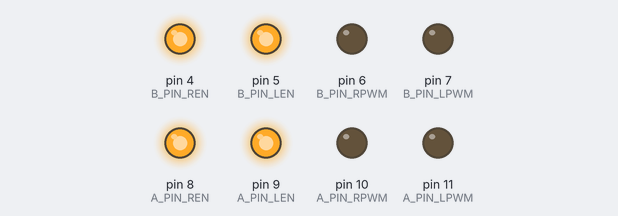
A sketch run on a simulated Arduino Uno, built with avr-gcc and run on an emulated ATmega328P. Parts: output pins drawn as LEDs (lit = HIGH). Random numbers use the default seed unless the sketch sets one; what the sketch prints to the serial monitor is not drawn.

Above: at 0.3 s.
Timing chart, 0 to 1.8 s (numbered marks = the images above):
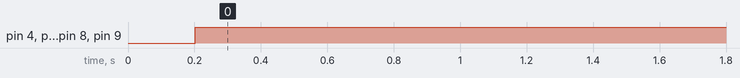

Measured:
- by itself, pin 4 (B_PIN_REN), pin 5 (B_PIN_LEN), pin 8 (A_PIN_REN), pin 9 (A_PIN_LEN): LOW → HIGH at 0.20 s

The sketch:

main_controller.ino
```cpp
#include <math.h>

// =========================================================
// 1. 하드웨어 핀 설정
// =========================================================
// --- Driver A (Group 1: Sensor 1, 2) ---
const int A_PIN_RPWM = 10;
const int A_PIN_LPWM = 11;
const int A_PIN_REN  = 8;
const int A_PIN_LEN  = 9;

// --- Driver B (Group 2: Sensor 3, 4, 5) ---
const int B_PIN_RPWM = 6;
const int B_PIN_LPWM = 7;
const int B_PIN_REN  = 4;
const int B_PIN_LEN  = 5;

// =========================================================
// 2. 제어 및 시뮬레이션 변수
// =========================================================
double Kp = 10.0; // 반응성 조절 (크면 PWM이 빨리 올라감)

struct GroupControl {
  String mode;        // "COOLING", "HEATING", "OFF"
  double targetTemp;  // 목표 온도
  double currentSimTemp; // 가상 현재 온도 (시뮬레이션 값)
  int currentPWM;     // 현재 출력 중인 PWM
};

GroupControl groups[2]; // Group 0(A), Group 1(B)

// 5개 센서의 가상 값을 저장할 배열
double simulatedSensors[5];

// 시뮬레이션 상수
const double AMBIENT_TEMP = 30.0; // 기본 체온/실온 가정
const double AMBIENT_TEMP_COOLING = 30.0;
const double AMBIENT_TEMP_HEATING = 26.0;
const double TEMP_FACTOR = 0.15;  // PWM 1당 온도 변화량 (데이터 기반: 100PWM -> 15도 변화)
const double SMOOTHING = 0.1;     // 온도 변화 부드러움 정도 (0.0 ~ 1.0)

const int LOOP_INTERVAL = 200;
unsigned long lastLoopTime = 0;

void setup() {
  Serial.begin(9600);

  // 핀 설정
  pinMode(A_PIN_RPWM, OUTPUT); pinMode(A_PIN_LPWM, OUTPUT);
  pinMode(A_PIN_REN, OUTPUT);  pinMode(A_PIN_LEN, OUTPUT);
  pinMode(B_PIN_RPWM, OUTPUT); pinMode(B_PIN_LPWM, OUTPUT);
  pinMode(B_PIN_REN, OUTPUT);  pinMode(B_PIN_LEN, OUTPUT);

  // 초기화
  for(int i=0; i<2; i++) {
    groups[i].mode = "OFF";
    groups[i].targetTemp = 24.0; // 초기 목표값
    groups[i].currentSimTemp = AMBIENT_TEMP;
    groups[i].currentPWM = 0;
  }

  // 센서 초기값 설정
  for(int i=0; i<5; i++) simulatedSensors[i] = AMBIENT_TEMP;
}

void loop() {
  // 1. 명령 수신 (CMD:GROUP:MODE:TEMP)
  if (Serial.available() > 0) {
    String cmd = Serial.readStringUntil('\n');
    parseCommand(cmd);
  }

  // 2. 제어 및 시뮬레이션 루프
  if (millis() - lastLoopTime >= LOOP_INTERVAL) {
    lastLoopTime = millis();

    // 그룹별 PWM 계산 및 가상 온도 업데이트
    updateGroupLogic(0); // Driver A
    updateGroupLogic(1); // Driver B

    // 가상 센서값 매핑 (Group A -> Sensor 1,2 / Group B -> Sensor 3,4,5)
    mapSensors();

    // 하드웨어 구동 (실제 모터 드라이버)
    applyToDriver(0, groups[0].currentPWM);
    applyToDriver(1, groups[1].currentPWM);

    // 데이터 전송 (기존 포맷 유지)
    sendSensorData();
  }
}

// --- 그룹 로직 (PWM 계산 + 온도 시뮬레이션) ---
void updateGroupLogic(int idx) {
  double target = groups[idx].targetTemp;
  double current = groups[idx].currentSimTemp;
  String mode = groups[idx].mode;
  int targetPWM = 0;

  // 1) 목표 PWM 계산 (P제어)
  if (mode == "COOLING") {
    // 목표가 현재보다 낮으면 PWM 증가
    double error = current - target;
    if (error > 0) targetPWM = (int)(error * Kp * 5); // Gain 조정
  }
  else if (mode == "HEATING") {
    // 목표가 현재보다 높으면 PWM 증가
    double error = target - current;
    if (error > 0) targetPWM = (int)(error * Kp * 5);
  }

  // PWM 범위 제한
  targetPWM = constrain(targetPWM, 0, 255);
  if (mode == "OFF") targetPWM = 0;

  // 실제 출력 PWM을 부드럽게 변경 (급발진 방지)
  if (groups[idx].currentPWM < targetPWM) groups[idx].currentPWM++;
  else if (groups[idx].currentPWM > targetPWM) groups[idx].currentPWM--;

  // 2) 가상 온도 시뮬레이션 (PWM -> 온도 변환)
  // 엑셀 데이터: PWM이 높을수록 온도가 변함
  double theoreticalTemp = AMBIENT_TEMP;

  if (mode == "COOLING") {
    // 냉방: PWM이 높을수록 온도가 내려감 (30 -> 25)
    theoreticalTemp = AMBIENT_TEMP_COOLING - (groups[idx].currentPWM * TEMP_FACTOR);
  }
  else if (mode == "HEATING") {
    // 난방: PWM이 높을수록 온도가 올라감 (30 -> 35)
    theoreticalTemp = AMBIENT_TEMP_HEATING + (groups[idx].currentPWM * TEMP_FACTOR);
  }

  // 실제 온도처럼 서서히 변하게 함 (Low Pass Filter)
  groups[idx].currentSimTemp = (groups[idx].currentSimTemp * (1.0 - SMOOTHING)) + (theoreticalTemp * SMOOTHING);
}

// --- 가상 센서값 매핑 ---
void mapSensors() {
  // Group A의 가상 온도를 센서 1, 2에 배분 (랜덤 노이즈 추가)
  simulatedSensors[0] = groups[0].currentSimTemp + random(-10, 10)/100.0;
  simulatedSensors[1] = groups[0].currentSimTemp + random(-10, 10)/100.0;

  // Group B의 가상 온도를 센서 3, 4, 5에 배분
  simulatedSensors[2] = groups[1].currentSimTemp + random(-10, 10)/100.0;
  simulatedSensors[3] = groups[1].currentSimTemp + random(-10, 10)/100.0;
  simulatedSensors[4] = groups[1].currentSimTemp + random(-10, 10)/100.0;
}

// --- 하드웨어 구동 ---
void applyToDriver(int idx, int pwm) {
  int r_pin = (idx == 0) ? A_PIN_RPWM : B_PIN_RPWM;
  int l_pin = (idx == 0) ? A_PIN_LPWM : B_PIN_LPWM;
  int ren   = (idx == 0) ? A_PIN_REN  : B_PIN_REN;
  int len   = (idx == 0) ? A_PIN_LEN  : B_PIN_LEN;
  String mode = groups[idx].mode;

  digitalWrite(ren, HIGH);
  digitalWrite(len, HIGH);

  if (pwm <= 5) { // Deadzone
    analogWrite(r_pin, 0); analogWrite(l_pin, 0);
  }
  else if (mode == "HEATING") { // 정방향
    analogWrite(r_pin, pwm); analogWrite(l_pin, 0);
  }
  else if (mode == "COOLING") { // 역방향
    analogWrite(r_pin, 0); analogWrite(l_pin, pwm);
  }
  else {
    analogWrite(r_pin, 0); analogWrite(l_pin, 0);
  }
}

// --- 명령 파싱 ---
void parseCommand(String cmd) {
  cmd.trim(); // 전체 문자열 공백 제거
  if (!cmd.startsWith("CMD:")) return;
  // CMD:A:COOLING:24
  int first = cmd.indexOf(':');
  int second = cmd.indexOf(':', first + 1);
  int third = cmd.indexOf(':', second + 1);

  if (first == -1 || second == -1 || third == -1) return; // 파싱 오류 방지

  String groupChar = cmd.substring(first + 1, second);
  String modeStr = cmd.substring(second + 1, third);
  String tempStr = cmd.substring(third + 1);

  groupChar.trim();
  modeStr.trim();
  tempStr.trim();

  int idx = (groupChar == "A") ? 0 : 1;
  groups[idx].mode = modeStr;
  groups[idx].targetTemp = tempStr.toDouble();
}

// --- 데이터 전송 ---
void sendSensorData() {
  Serial.print("SENSORS:");
  for(int i=0; i<5; i++) {
    Serial.print((int)simulatedSensors[i]); // 정수로 보내기
    if(i < 4) Serial.print(",");
  }
  Serial.println();
}
```
